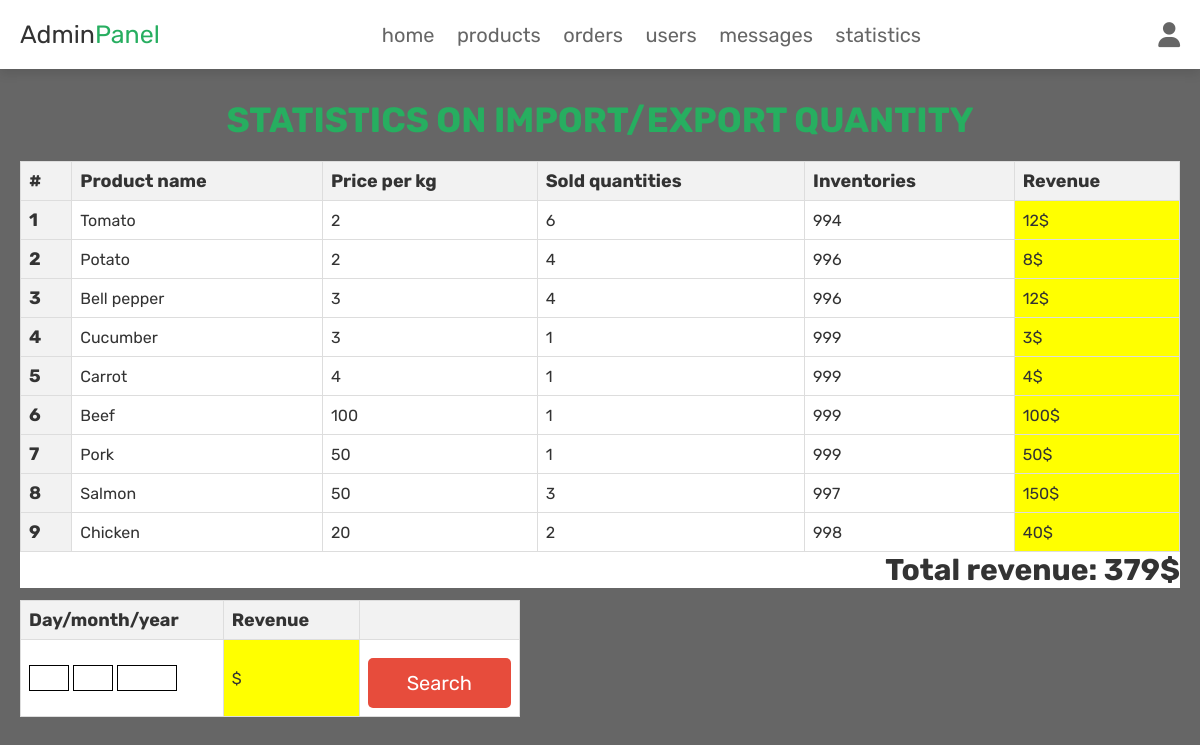
/admin_statistics.php (signed in), run on the app's committed database.
### tables this page shows
CREATE TABLE `products` (
  `id` int(100) NOT NULL,
  `name` varchar(100) NOT NULL,
  `category` varchar(20) NOT NULL,
  `details` varchar(500) NOT NULL,
  `price` int(100) NOT NULL,
  `image` varchar(100) NOT NULL,
  `sold` int(11) NOT NULL,
  `inventories` int(11) NOT NULL
);

### admin_statistics.php (the view, shortened to what this page needs)
<?php
   @include 'config.php';
?>
<!DOCTYPE html>
<html lang="en">
<head>
   <link rel="stylesheet" href="https://cdnjs.cloudflare.com/ajax/libs/font-awesome/6.1.1/css/all.min.css">
   <link rel="stylesheet" href="css/admin_style.css">
</head>
<body>
<?php include 'admin_header.php'; ?>
<section class="placed-orders">
   <h1 class="title">Statistics on import/export quantity</h1>
   <div class="box">
      <table class="table">
         <thead>
            <tr>
               <th scope="col">#</th>
               <th scope="col">Product name</th>
               <th scope="col">Price per kg</th>
               <th scope="col">Sold quantities</th>
               <th scope="col">Inventories</th>
               <th scope="col">Revenue</th>
            </tr>
         </thead>
      <?php
         $stmt = $conn->prepare("SELECT * FROM `products`");
         $query = $stmt->execute();
         if($query) {
            $count = 0;
            $total_revenue = 0;
            while($row = $stmt->fetch(PDO::FETCH_ASSOC)) {
      ?>
         <tbody>
            <tr>
               <th scope="row"><?php echo ++$count ?></th>
               <td><?php echo $row['name']?></td>
               <td><?php echo $row['price']?></td>
               <td><?php echo $row['sold']?></td>
               <td><?php echo $row['inventories']?></td>
               <?php
                  $revenue = $row['sold']*$row['price'];
                  $total_revenue += $revenue;
               ?>
               <td style="background-color:yellow;"><?php echo $revenue."$"?></td>
            </tr>
         </tbody>
      <?php
            }
         }
      ?>
      </table>
         <h1 style="float:right; font-size:30px;">Total revenue: <?php echo $total_revenue;?>$</h1>
   </div><br>
   <div class="box" style="width:500px;">
      <table class="table">
         <thead>
            <tr>
               <th scope="col">Day/month/year</th>
               <th scope="col">Revenue</th>
               <th scope="col"></th>
            </tr>
         </thead>
         <tbody>
         <?php
            $day = '';
            $month = '';
            $year = '';
            $required = '';
            $sql = "SELECT SUM(total_price) AS total_revenue FROM `orders` WHERE placed_on LIKE '%{$day}/{$month}/{$year}%'";
            $stmt = $conn->prepare($sql);
            $query = $stmt->execute();
            if($query) {
               $row = $stmt->fetch(PDO::FETCH_ASSOC);
               $revenue = $row['total_revenue'];
         ?>
            <tr>
               <td style="width:20%;">
                  <form method="POST">
                     <input type="text" value="<?= $day; ?>" name="day" id="day" style="border: 1px solid black; font-size:20px; width: 40px;">
                     <input type="text" <?php echo $required;?> value="<?= $month; ?>" name="month" id="month" style="border: 1px solid black; font-size:20px; width: 40px;">
                     <input type="text" required value="<?= $year; ?>" name="year" id="year" style="border: 1px solid black; font-size:20px; width: 60px;">
                     <td style="background-color:yellow;width:20%;"><?php echo $revenue.'$';?></td>
                     <td style="width:10%;">
                        <input class="delete-btn" type="submit" name="search" value="Search"></input>
                     </td>
                  </form>
               </td>
            </tr>
         </tbody>
      </table>
      <?php
         }
      ?>
   </div>
</section>
</body>
</html>

### css/components.css (style rules this page uses)
:root { --green:#27ae60; --orange:#f39c12; --red:#e74c3c; --black:#333; --light-color:#666; --white:#fff; --light-bg:#f6f6f6; --border:.2rem solid var(--black); --box-shadow:0 .5rem 1rem rgba(0,0,0,.1); --purple:#800080; }
* { font-family: 'Rubik', sans-serif; margin:0; padding:0; box-sizing: border-box; outline: none; border:none; text-decoration: none; color:var(--black); }
body { background-color: var(--light-color) ; }
html { font-size: 62.5%; overflow-x: hidden; scroll-behavior: smooth; scroll-padding-top: 6.5rem; }
section { padding:3rem 2rem; max-width: 1200px; margin:0 auto; }
.btn, .delete-btn, .option-btn { display: block; width: 100%; margin-top: 1rem; border-radius: .5rem; color:var(--white); font-size: 2rem; padding:1.3rem 3rem; text-transform: capitalize; cursor: pointer; text-align: center; }
.delete-btn { background-color: var(--red); }
.title { text-align: center; margin-bottom: 2rem; text-transform: uppercase; color:var(--green); font-size: 3.5rem; }

### admin_statistics.php (style rules this page uses)
.box { overflow-x: auto; background-color: white; }
.table { width: 100%; border-collapse: collapse; font-size: 16px; }
.table th, .table td { padding: 8px; text-align: left; border: 1px solid #ddd; font-size: 16px; }
.table th { background-color: #f2f2f2; font-size: 18px; }

### data on the page
products: name "Tomato", price "2", sold "6", inventories "994", revenue "12"
products: name "Potato", price "2", sold "4", inventories "996", revenue "8"
products: name "Bell pepper", price "3", sold "4", inventories "996", revenue "12"
products: name "Cucumber", price "3", sold "1", inventories "999"
products: name "Carrot", price "4", sold "1", inventories "999"
products: name "Beef", price "100", sold "1", inventories "999"
products: name "Pork", price "50", sold "1", inventories "999"
products: name "Salmon", price "50", sold "3", inventories "997", revenue "150"
products: name "Chicken", price "20", sold "2", inventories "998", revenue "40"

### other printed values
$total_revenue "379"
